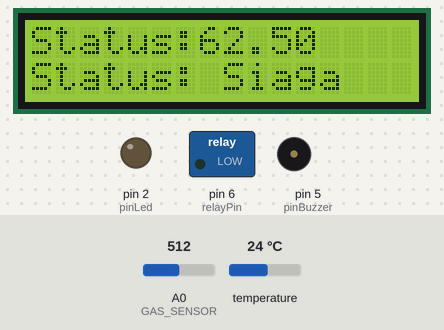
Bench run of a sketch on a simulated Arduino Uno, built with avr-gcc and run on an emulated ATmega328P. Shown: 16×2 character LCD, switched loads named in the sketch (green lamp = pin HIGH), output pins drawn as LEDs (lit = HIGH), buzzer (waves = sounding, pin HIGH). The test bench sets the inputs (shaded band); at power-on: temperature 24 °C, A0 (GAS_SENSOR) = 512. What the sketch prints to the serial monitor is not drawn.

Above: at 1.3 s.
1.4 s: temperature set to 33.3 °C
At 4.2 s:
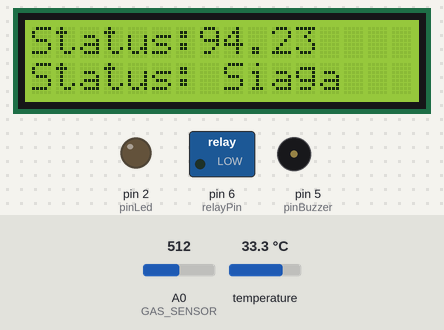
4.5 s: temperature set to 34.7 °C
At 5.4 s:
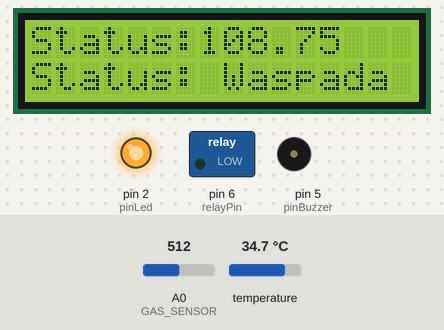
7.3 s: A0 (GAS_SENSOR) set to 775
At 10.2 s:
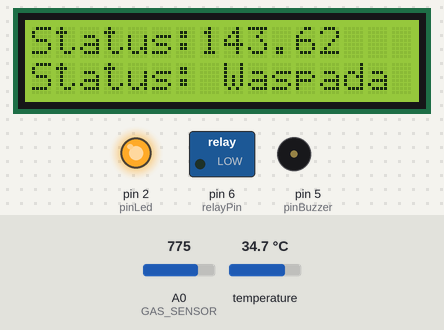
10.5 s: A0 (GAS_SENSOR) set to 806
At 11.4 s:
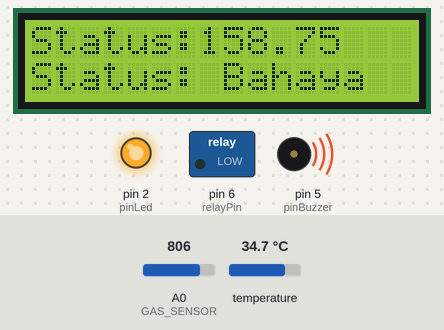
13.3 s: temperature set to 12 °C
At 15.8 s:
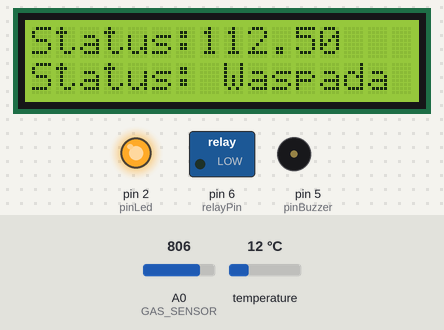
16.5 s: A0 (GAS_SENSOR) set to 306
At 17.9 s:
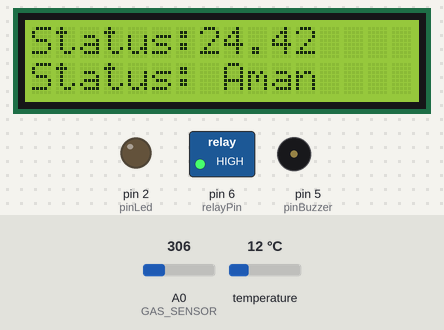
Timing chart, 0 to 19.5 s (numbered marks = the images above; inputs shaded):
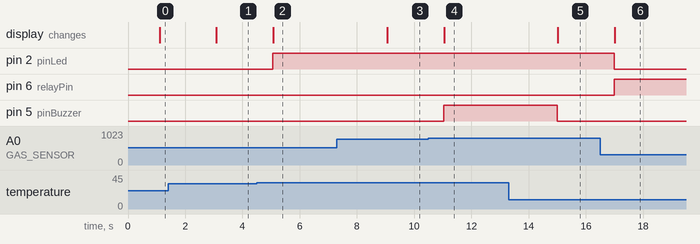

Measured:
- the behaviour switches between 33.8 and 33.9 °C on temperature (found by bisection; images 1 and 2)
- the behaviour switches between 788 and 789 on A0 (GAS_SENSOR) (found by bisection; images 3 and 4)
- after the input at 1.4 s, the display: changes after 1.7 s (image 1)
- after the input at 4.5 s, pin 2 (pinLed): LOW → HIGH after 0.56 s; the display: changes after 0.58 s (image 2)
- after the input at 7.3 s, the display: changes after 1.8 s (image 3)
- after the input at 10.5 s, pin 5 (pinBuzzer): LOW → HIGH after 0.54 s; the display: changes after 0.55 s (image 4)
- after the input at 13.3 s, pin 5 (pinBuzzer): HIGH → LOW after 1.7 s; the display: changes after 1.7 s (image 5)
- after the input at 16.5 s, pin 2 (pinLed): HIGH → LOW after 0.50 s; pin 6 (relayPin): LOW → HIGH after 0.50 s; the display: changes after 0.51 s (image 6)

The sketch:

Fuzzy_sistem_Gas.ino
```cpp
#include <Wire.h>
#include <LiquidCrystal_I2C.h>
#include <Fuzzy.h>

// Constants
#include <DallasTemperature.h>
#include <OneWire.h>

#define ONE_WIRE_BUS 3

OneWire oneWire(ONE_WIRE_BUS);
DallasTemperature sensors(&oneWire);
#define GAS_SENSOR A0   // Pin analog yang terhubung ke sensor gas MQ-2
const int pinBuzzer = 5;
const int relayPin = 6;
const int pinLed = 2;


// Inisialisasi LCD I2C dengan alamat 0x27
LiquidCrystal_I2C lcd(0x27, 16, 2);

// Variabel global
float hum;    // Menyimpan nilai kelembaban
float temp;   // Menyimpan nilai suhu

Fuzzy *fuzzy = new Fuzzy();

// Membuat Fuzzy Set

// Fuzzy Set Input

// Inisialisai Fuzzy Set Kadar gas
FuzzySet *rendah = new FuzzySet(0, 0, 300, 500);
FuzzySet *medium = new FuzzySet(300, 500, 700, 800);
FuzzySet *tinggi = new FuzzySet(700, 800, 1000, 1000);

// Inisialisai Fuzzy Set Suhu
FuzzySet *normal = new FuzzySet(0, 20, 25, 30);
FuzzySet *hangat = new FuzzySet(25, 30, 30, 35);
FuzzySet *panas = new FuzzySet(30, 35, 100, 100);

// Fuzzy Set Output
FuzzySet *aman = new FuzzySet(0, 0, 25, 50);
FuzzySet *siaga = new FuzzySet(25, 50, 75, 100);
FuzzySet *waspada = new FuzzySet(75, 100, 125, 150);
FuzzySet *bahaya = new FuzzySet(125, 150, 175, 200);


void setup() {

  pinMode(relayPin, OUTPUT);
  pinMode(pinLed, OUTPUT);
  pinMode(pinBuzzer, OUTPUT);
  lcd.begin(16, 2);
  Serial.begin(9600);

  // Inisialisasi LCD
  lcd.init();
  lcd.backlight();

  FuzzyInput *kadargas = new FuzzyInput(1);
// Definisi fungsi keanggotaan kadar gas
  kadargas->addFuzzySet(rendah);
  kadargas->addFuzzySet(medium);
  kadargas->addFuzzySet(tinggi);
fuzzy->addFuzzyInput(kadargas);

// definisi fungsi keanggotaan suhu
 FuzzyInput *suhu = new FuzzyInput(2);
   suhu->addFuzzySet(normal);
   suhu->addFuzzySet(hangat);
   suhu->addFuzzySet(panas);
   fuzzy->addFuzzyInput(suhu);

  // Output
    FuzzyOutput *airpump = new FuzzyOutput(1);
  airpump->addFuzzySet(aman);
  airpump->addFuzzySet(siaga);
  airpump->addFuzzySet(waspada);
  airpump->addFuzzySet(bahaya);
   fuzzy->addFuzzyOutput(airpump);

   // Building FuzzyRule 1
  FuzzyRuleAntecedent *ifkadargasRendahAndsuhuNormal = new FuzzyRuleAntecedent();
  ifkadargasRendahAndsuhuNormal->joinWithAND(rendah, normal);
  FuzzyRuleConsequent *thenAirpumpAman= new FuzzyRuleConsequent();
  thenAirpumpAman->addOutput(aman);
  FuzzyRule *fuzzyRule1 = new FuzzyRule(1, ifkadargasRendahAndsuhuNormal , thenAirpumpAman);
  fuzzy->addFuzzyRule(fuzzyRule1);

  // Building FuzzyRule 2
  FuzzyRuleAntecedent *ifkadargasRendahAndsuhuHangat = new FuzzyRuleAntecedent();
  ifkadargasRendahAndsuhuHangat->joinWithAND(rendah, hangat);
  //FuzzyRuleConsequent *thenAirpumpAman= new FuzzyRuleConsequent();
  thenAirpumpAman->addOutput(aman);
  FuzzyRule *fuzzyRule2 = new FuzzyRule(2, ifkadargasRendahAndsuhuHangat, thenAirpumpAman);
  fuzzy->addFuzzyRule(fuzzyRule2);

  // Building FuzzyRule 3
  FuzzyRuleAntecedent *ifkadargasRendahAndsuhuPanas = new FuzzyRuleAntecedent();
  ifkadargasRendahAndsuhuPanas->joinWithAND(rendah, panas);
  FuzzyRuleConsequent *thenAirpumpWaspada= new FuzzyRuleConsequent();
  thenAirpumpWaspada->addOutput(waspada);
  FuzzyRule *fuzzyRule3 = new FuzzyRule(3, ifkadargasRendahAndsuhuPanas, thenAirpumpWaspada);
  fuzzy->addFuzzyRule(fuzzyRule3);

  // Building FuzzyRule 4
  FuzzyRuleAntecedent *ifkadargasMediumAndsuhuNormal = new FuzzyRuleAntecedent();
  ifkadargasMediumAndsuhuNormal ->joinWithAND(medium, normal);
  FuzzyRuleConsequent *thenAirpumpSiaga= new FuzzyRuleConsequent();
  thenAirpumpSiaga->addOutput(siaga);
  FuzzyRule *fuzzyRule4 = new FuzzyRule(4, ifkadargasMediumAndsuhuNormal , thenAirpumpSiaga);
  fuzzy->addFuzzyRule(fuzzyRule4);

  // Building FuzzyRule 5
  FuzzyRuleAntecedent *ifkadargasMediumAndsuhuHangat = new FuzzyRuleAntecedent();
  ifkadargasMediumAndsuhuHangat ->joinWithAND(medium, hangat);
  //FuzzyRuleConsequent *thenAirpumpSiaga= new FuzzyRuleConsequent();
  thenAirpumpSiaga->addOutput(siaga);
  FuzzyRule *fuzzyRule5 = new FuzzyRule(5, ifkadargasMediumAndsuhuHangat , thenAirpumpSiaga);
  fuzzy->addFuzzyRule(fuzzyRule5);

  // Building FuzzyRule 6
  FuzzyRuleAntecedent *ifkadargasMediumAndsuhuPanas = new FuzzyRuleAntecedent();
  ifkadargasMediumAndsuhuPanas->joinWithAND(medium, panas);
  //FuzzyRuleConsequent *thenAirpumpWaspada= new FuzzyRuleConsequent();
  thenAirpumpWaspada->addOutput(waspada);
  FuzzyRule *fuzzyRule6 = new FuzzyRule(6, ifkadargasMediumAndsuhuPanas, thenAirpumpWaspada);
  fuzzy->addFuzzyRule(fuzzyRule6);

  //Building FuzzyRule 7
  FuzzyRuleAntecedent *ifkadargasTinggiAndsuhuNormal = new FuzzyRuleAntecedent();
  ifkadargasTinggiAndsuhuNormal->joinWithAND(tinggi, normal);
  //FuzzyRuleConsequent *thenAirpumpWaspada= new FuzzyRuleConsequent();
  thenAirpumpWaspada->addOutput(waspada);
  FuzzyRule *fuzzyRule7 = new FuzzyRule(7, ifkadargasTinggiAndsuhuNormal, thenAirpumpWaspada);
  fuzzy->addFuzzyRule(fuzzyRule7);

  //Building FuzzyRule 8
  FuzzyRuleAntecedent *ifkadargasTinggiAndsuhuHangat = new FuzzyRuleAntecedent();
  ifkadargasTinggiAndsuhuHangat->joinWithAND(tinggi, hangat);
  //FuzzyRuleConsequent *thenAirpumpWaspada= new FuzzyRuleConsequent();
  thenAirpumpWaspada->addOutput(waspada);
  FuzzyRule *fuzzyRule8 = new FuzzyRule(8, ifkadargasTinggiAndsuhuHangat, thenAirpumpWaspada);
  fuzzy->addFuzzyRule(fuzzyRule8);

//Building FuzzyRule 9
  FuzzyRuleAntecedent *ifkadargasTinggiAndsuhuPanas = new FuzzyRuleAntecedent();
  ifkadargasTinggiAndsuhuPanas->joinWithAND(tinggi, panas);
  FuzzyRuleConsequent *thenAirpumpBahaya= new FuzzyRuleConsequent();
  thenAirpumpBahaya->addOutput(bahaya);
  FuzzyRule *fuzzyRule9 = new FuzzyRule(9, ifkadargasTinggiAndsuhuPanas, thenAirpumpBahaya);
  fuzzy->addFuzzyRule(fuzzyRule9);
}

void loop(){

  sensors.requestTemperatures();
  temp = sensors.getTempCByIndex(0);
  int gasValue = analogRead(GAS_SENSOR);

  Serial.print("Kadar Gas: ");
  Serial.print(gasValue);
  Serial.print("|| Suhu: ");
  Serial.println(temp);

  fuzzy->setInput(1, gasValue);
  fuzzy->setInput(2, temp);

  fuzzy->fuzzify();

  Serial.print("Kadar Gas: Rendah-> ");
  Serial.print(rendah->getPertinence());
  Serial.print(", Medium-> ");
  Serial.print(medium->getPertinence());
  Serial.print(", Tinggi-> ");
  Serial.println(tinggi->getPertinence());

  Serial.print("Suhu: Normal-> ");
  Serial.print(normal->getPertinence());
  Serial.print(",  Hangat-> ");
  Serial.print(hangat->getPertinence());
  Serial.print(",  Panas-> ");
  Serial.print(panas->getPertinence());

  float output1 = fuzzy->defuzzify(1);

  Serial.println("Output: ");
  Serial.print("Status: Aman-> ");
  Serial.print(aman->getPertinence());
  Serial.print(", Siaga-> ");
  Serial.print(siaga->getPertinence());
  Serial.print(", Waspada-> ");
  Serial.print(waspada->getPertinence());
  Serial.print(", Bahaya-> ");
  Serial.println(bahaya->getPertinence());


   Serial.println("Output: ");
   lcd.clear();
   Serial.print("Status: ");
   Serial.print(output1);
   lcd.setCursor(0, 0);
   lcd.print("Status:");
   lcd.println(output1);

  // Mengecek rentang nilai output dan menampilkan indeks sesuai dengan rentangnya
 // Inisialisasi variabel status
String status = "";

if (output1 >= 0 && output1 < 25) {
    status = "Aman";

  } else if (output1 >= 25 && output1 < 50) {
    status = "Aman";

  } else if (output1 >= 50 && output1 < 75) {
    status = "Siaga";

  } else if (output1 >= 75 && output1 < 100) {
    status = "Siaga";

  } else if (output1 >= 100 && output1 < 125) {
    status = "Waspada";

  } else if (output1 >= 125 && output1 < 150) {
    status = "Waspada";

  } else if (output1 >= 150 && output1 < 175) {
    status = "Bahaya";

  } else if (output1 >= 175 && output1 <= 200) {
    status = "Bahaya";

}

 // Mengendalikan relay, LED, dan buzzer sesuai dengan status
  if (status == "Aman") {
    // Pastikan relay, LED, dan buzzer dimatikan
    digitalWrite(relayPin, HIGH);
    digitalWrite(pinLed, LOW);
    digitalWrite(pinBuzzer, LOW);
  } else if (status == "Siaga") {
    // Aktifkan relay, mungkin aktifkan LED, pastikan buzzer dimatikan
    digitalWrite(relayPin, LOW);
    digitalWrite(pinLed, LOW);
    digitalWrite(pinBuzzer, LOW);
  } else if (status == "Waspada") {
    // Aktifkan relay, aktifkan LED, pastikan buzzer dimatikan
    digitalWrite(relayPin, LOW);
    digitalWrite(pinLed, HIGH);
    digitalWrite(pinBuzzer, LOW);
  } else if (status == "Bahaya") {
    // Aktifkan relay, aktifkan LED, aktifkan buzzer
    digitalWrite(relayPin, LOW);
    digitalWrite(pinLed, HIGH);
    digitalWrite(pinBuzzer, HIGH);
  }

// Tampilkan status pada Serial Monitor dan LCD
Serial.print("Status: ");
Serial.println(status);
lcd.setCursor(0, 1);
lcd.print("Status: ");
lcd.print(status);

delay(1000);


}
```
